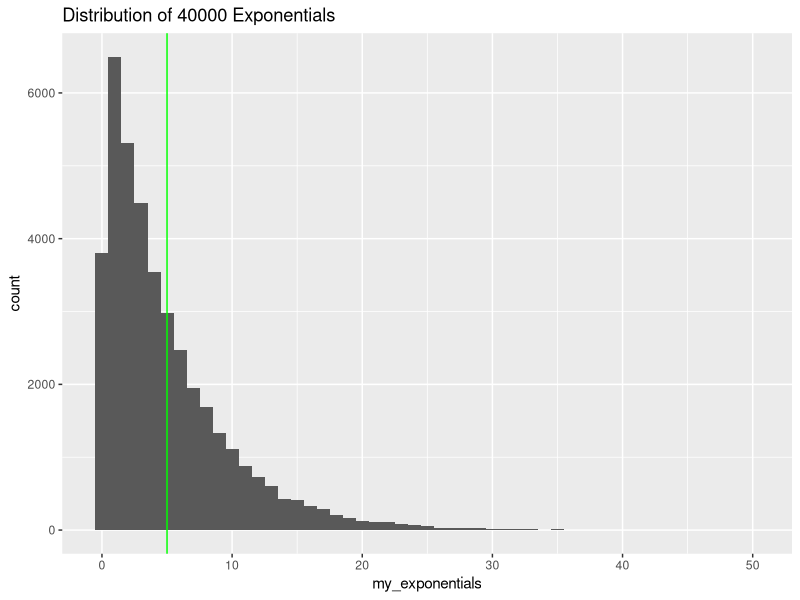
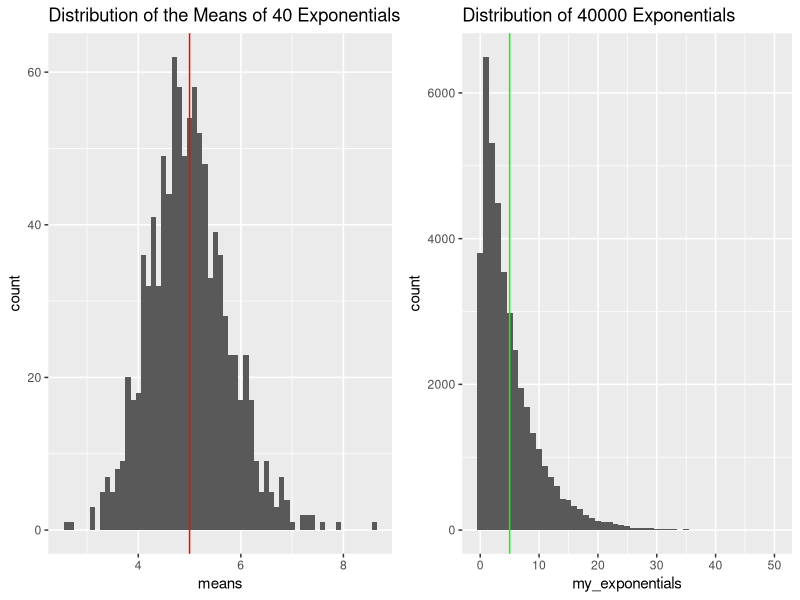

Reproduce these figures in R, in order.



library(ggplot2)
library(dplyr)
library(gridExtra)

set.seed(103)

num_per_group <- 40
num_groups <- 1000

my_exponentials <- rexp(num_per_group*num_groups,0.2) 

row_means <- my_exponentials %>%
    matrix(nrow = num_groups) %>%
    rowMeans() %>% 
    data_frame() %>%
    `names<-`("means")

t.test(row_means$means, conf.level = 0.95)

g1 <- ggplot(data = row_means, aes(means)) +
    geom_histogram(binwidth = 1/10) + 
    ggtitle("Distribution of the Means of 40 Exponentials") +
    geom_vline(xintercept = 5, color = "red")
    
mean(row_means$means)
sd(row_means$means)

my_exponentials <- data_frame(my_exponentials)
g2 <- ggplot(data = my_exponentials, aes(my_exponentials)) +
    geom_histogram(binwidth = 1) + 
    ggtitle("Distribution of 40000 Exponentials") +
    geom_vline(xintercept = 5, color = "green")

print(g2)

grid.arrange(g1, g2, nrow = 1)




    
